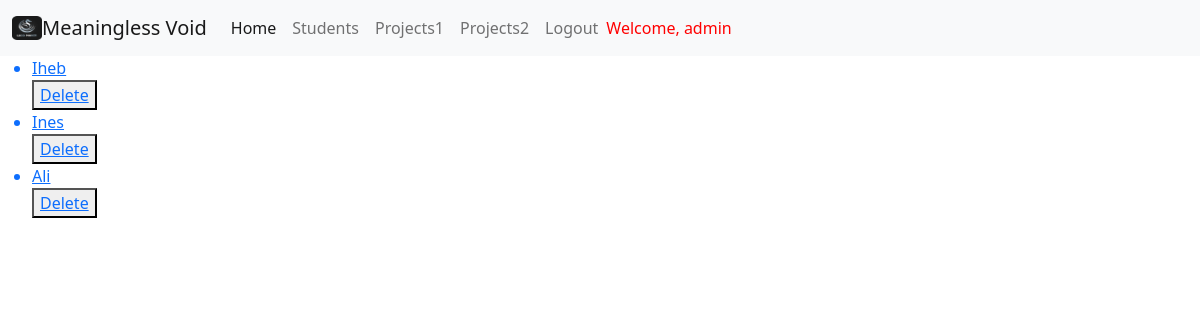
The app's page /app/list/ (signed in), older data.
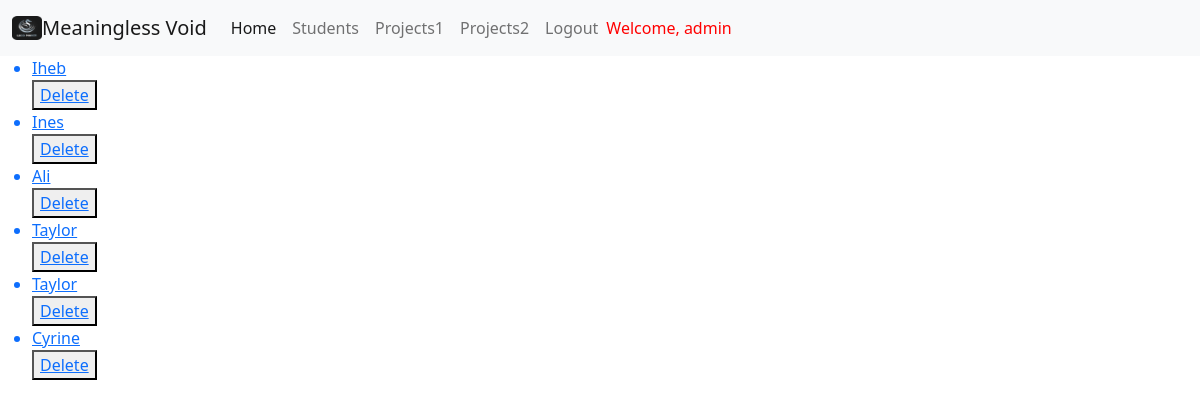
The same page, newer data.
### app/models.py (models this page shows, shortened)
class User(models.Model):
    first_name = models.CharField(verbose_name="Prénom", max_length=30)
    last_name = models.CharField(verbose_name="Nom", max_length=30)
    email = models.EmailField(verbose_name="Email", null=False,validators=[email_validator])

class Student(User):
    pass

class User(models.Model):
    first_name = models.CharField(verbose_name="Prénom", max_length=30)
    last_name = models.CharField(verbose_name="Nom", max_length=30)
    email = models.EmailField(verbose_name="Email", null=False,validators=[email_validator])

### app/views.py (the view)
# urls.py: path('list/', list_students, name='student_display'),
@login_required
def list_students(request):
    list = Student.objects.all()
    return render(request, 'app/list_students.html', {'list_students': list})

### app/templates/app/list_students.html
{% extends 'base.html' %}
{% block content %}
<ul>
    {% for student in list_students %}
    <a href="{% url 'student_detail' student.id %}"><li> {{ student.first_name }}</li></a>
    <button><a href="{% url 'delete_student' student.id %}">Delete</a></button>
    {% endfor %}
</ul>
{% endblock content %}

Row changes from the older to the newer data that the page shows:
added Student: first_name "Taylor"
added Student: first_name "Taylor"
added Student: first_name "Cyrine"
